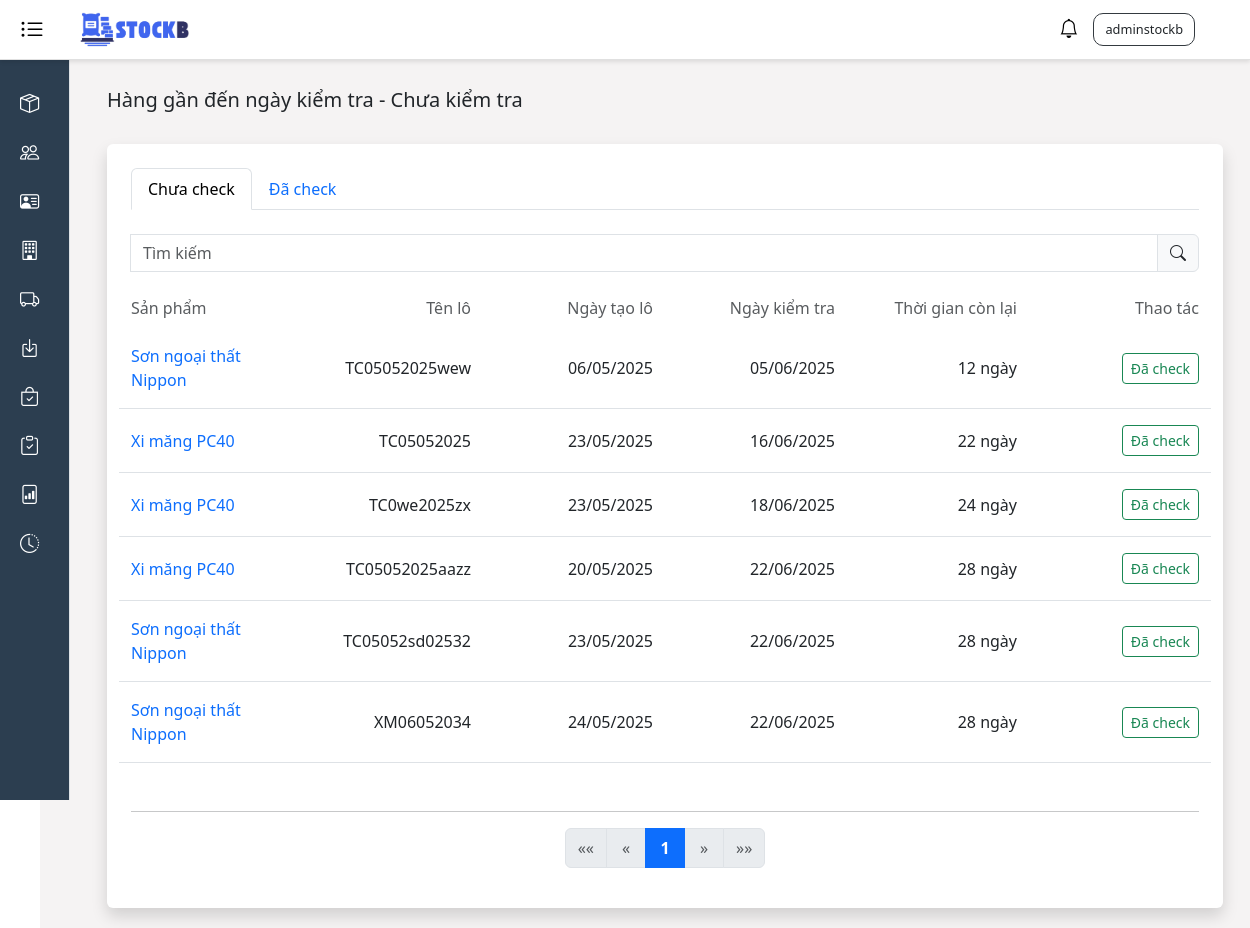
The page /check/near-expiry (signed in) on the database its author committed.
### stockb/models.py (models this page shows, shortened)
class ProductDetail(models.Model):
    STATUS_CHOICES = [
        ('ACTIVE', 'Kích hoạt'),
        ('UNACTIVE', 'Tắt kích hoạt'),
    ]
    product = models.ForeignKey(Product, on_delete=models.CASCADE, related_name='product_details')
    product_batch = models.CharField(max_length=100)
    initial_quantity = models.IntegerField()
    remaining_quantity = models.IntegerField()
    import_date = models.DateTimeField()
    status = models.CharField(
        max_length=20,
        choices=STATUS_CHOICES,
        default='ACTIVE'
    )
    expiry_date = models.DateTimeField(blank=True, null=True)
    created_at = models.DateTimeField(auto_now_add=True)
    updated_at = models.DateTimeField(auto_now=True)
    checked_at = models.DateTimeField(blank=True, null=True)
    class Meta:
        unique_together = ('product', 'product_batch')

class Product(models.Model):
    product_name = models.CharField(max_length=100)
    description = models.TextField(blank=True)
    purchase_price = models.DecimalField(max_digits=10, decimal_places=0)
    selling_price = models.DecimalField(max_digits=10, decimal_places=0)
    minimum_stock = models.IntegerField(default=0)
    inspection_time = models.IntegerField(default=0)
    category = models.ForeignKey(ProductCategory, on_delete=models.CASCADE)
    unit = models.ForeignKey(Unit, on_delete=models.CASCADE)
    supplier = models.ForeignKey(Supplier, on_delete=models.CASCADE)
    created_at = models.DateTimeField(auto_now_add=True)
    updated_at = models.DateTimeField(auto_now=True)

### stockb/views/check_views.py (the view, shortened to what this page needs)
# urls.py: path('check/near-expiry', check_views.near_expiry_list_view, name='near_expiry_list'),
@login_required
def near_expiry_list_view(request):
    today = timezone.now()
    end_date = today + timedelta(days=30)
    search_query = request.GET.get('q', '')
    status = request.GET.get('status', 'unchecked')
    if status == 'checked':
        near_expiry_products = ProductDetail.objects.filter(
            status="ACTIVE",
            checked_at__isnull=False
        ).select_related('product__category', 'product__unit').order_by('expiry_date')
    else:
        near_expiry_products = ProductDetail.objects.filter(
            expiry_date__lte=end_date,
            status="ACTIVE",
            checked_at__isnull=True
        ).select_related('product__category', 'product__unit').order_by('expiry_date')
    if search_query:
        near_expiry_products = near_expiry_products.filter(product__product_name__icontains=search_query)
    products_with_days_left = []
    for detail in near_expiry_products:
        days_left = (detail.expiry_date - today).days
        products_with_days_left.append({
            'detail': detail,
            'days_left': max(0, days_left),
        })
    paginator = Paginator(products_with_days_left, 10)
    page_number = request.GET.get('page')
    page_obj = paginator.get_page(page_number)
    title = "Hàng gần đến ngày kiểm tra - Đã kiểm tra" if status == 'checked' else "Hàng gần đến ngày kiểm tra - Chưa kiểm tra"
    context = {
        "title": title,
        "products_with_days_left": page_obj,
        "search_query": search_query,
        "status": status,
    }
    return render(request, 'check/near_expiry_list.html', context)

### stockb/context_processors.py (called while the page is built)
def notifications(request):
    return {
        'notifications': Notification.objects.all()[:50]
    }

### stockb/templates/check/near_expiry_list.html (shortened to what this page needs)
{% extends 'base.html' %}
{% load static %}
{% block extra_head %}
    <link rel="stylesheet" href="{% static 'css/share.css' %}">
{% endblock %}
{% block content %}
    <div class="d-flex justify-content-between align-items-center mb-4">
        <h5>{{ title }}</h5>
    </div>
    <div class="container bg-white p-4 rounded shadow">
        <ul class="nav nav-tabs mb-4">
            <li class="nav-item">
                <a class="nav-link {% if status != 'checked' %}active{% endif %}" href="?status=unchecked&q={{ search_query }}">Chưa check</a>
            </li>
            <li class="nav-item">
                <a class="nav-link {% if status == 'checked' %}active{% endif %}" href="?status=checked&q={{ search_query }}">Đã check</a>
            </li>
        </ul>
        <form method="get" class="input-group mb-4">
            <input type="text" name="q" class="form-control" placeholder="Tìm kiếm" value="{{ search_query }}">
            <button type="submit" class="input-group-text"><i class="bi bi-search"></i></button>
        </form>
        <div class="row mb-2 text-muted">
            <div class="col-2">Sản phẩm</div>
            <div class="col-2 text-end">Tên lô</div>
            <div class="col-2 text-end">Ngày tạo lô</div>
            <div class="col-2 text-end">Ngày kiểm tra</div>
            <div class="col-2 text-end">Thời gian còn lại</div>
            <div class="col-2 text-end">Thao tác</div>
        </div>
        {% for item in products_with_days_left %}
        <div class="row py-3 border-bottom align-items-center">
            <a href="/product/{{ item.detail.product.id }}" class="col-2">
                {{ item.detail.product.product_name }}
            </a>
            <div class="col-2 text-end">
                {{ item.detail.product_batch }}
            </div>
            <div class="col-2 text-end">
                <span>{{ item.detail.created_at|date:"d/m/Y" }}</span>
            </div>
            <div class="col-2 text-end">
                <span>{{ item.detail.expiry_date|date:"d/m/Y" }}</span>
            </div>
            <div class="col-2 text-end">
                <span>{{ item.days_left }} ngày</span>
            </div>
            <div class="col-2 text-end">
                {% if item.detail.checked_at %}
                    <span class="text-success">{{ item.detail.checked_at|date:"d/m/Y H:i" }}</span>
                {% else %}
                    <form method="post" style="display:inline;">
                        <button type="submit" class="btn btn-sm btn-outline-success">Đã check</button>
                    </form>
                {% endif %}
            </div>
        </div>
        {% empty %}
        <div class="row py-2">
            <div class="col-12 text-center text-muted">
                Không có sản phẩm nào {% if status == 'checked' %}đã kiểm tra{% else %}chưa kiểm tra{% endif %} gần đến ngày kiểm tra.
            </div>
        </div>
        {% endfor %}
        <div class="mt-5">
            {% include 'Pagination/pagination.html' with page_obj=products_with_days_left %}
        </div>
    </div>
{% endblock %}

### templates/base.html (shortened to what this page needs)
<!DOCTYPE html>
<html lang="vi">
{% load static %}
<head>
    <link href="https://cdn.jsdelivr.net/npm/bootstrap@5.3.3/dist/css/bootstrap.min.css" rel="stylesheet">
    <link rel="stylesheet" href="https://cdnjs.cloudflare.com/ajax/libs/bootstrap-icons/1.11.3/font/bootstrap-icons.min.css">
    <link rel="stylesheet" href="https://cdnjs.cloudflare.com/ajax/libs/toastr.js/latest/toastr.min.css">
    <link rel="stylesheet" href="{% static 'styles.css' %}">
    {% block extra_head %}
    {% endblock %}
</head>
<body>
    <div class="header">
        <div class="left-container">
            <button class="hamburger active" id="toggleSidebar" aria-label="Toggle sidebar">
                <i class="bi bi-list-ul"></i>
            </button>
            <img src="{% static 'images/stockb-logo.png' %}" alt="StockB Logo" />
        </div>
        <div class="d-flex align-items-center">
            {% if user.is_authenticated %}
                <div class="dropdown">
                    <button class="notification-btn" id="notificationDropdown" data-bs-toggle="dropdown" aria-expanded="false" aria-label="Thông báo">
                        <i class="bi bi-bell"></i>
                    </button>
                </div>
                <div class="dropdown name-user">
                    <button class="dropdown-toggle text-dark bg-transparent border-0" id="dropdownMenuButton1"
                        data-bs-toggle="dropdown" aria-expanded="false">
                        {{ user.username }}
                    </button>
                </div>
            {% else %}
                <div class="name-user">
                    <a class="bg-transparent text-dark border-0 text-decoration-none" href="{% url 'login' %}">Đăng nhập</a>
                </div>
            {% endif %}
        </div>
    </div>
    <div class="sidebar sidebar-collapsed active" id="sidebar">
        {% if request.user.is_authenticated %}
          {% for group in request.user.groups.all %}
            {% if group.name == 'QuanLy' or group.name == 'Kiem Toan' or group.name == 'Nhan Vien Quan Li Kho' %}
              <a href="javascript:void(0)" data-bs-toggle="collapse" data-bs-target="#sanphamSubmenu" aria-expanded="false" aria-controls="sanphamSubmenu">
                <i class="bi bi-box-seam"></i><span class="menu-text">Sản phẩm</span>
              </a>
            {% endif %}
          {% endfor %}
        {% endif %}
        {% if request.user.groups.all %}
          {% for group in request.user.groups.all %}
            {% if group.name == 'QuanLy' or group.name == 'Nhan Vien Quan Li Kho' %}
              <a href="/customers">
                <i class="bi bi-people"></i><span class="menu-text">Khách hàng</span>
              </a>
            {% endif %}
          {% endfor %}
        {% endif %}
        {% if request.user.groups.all %}
          {% for group in request.user.groups.all %}
            {% if group.name == 'QuanLy' or group.name == 'Nhan Vien Quan Li Kho' %}
              <a href="/supplier">
                <i class="bi bi-person-vcard"></i><span class="menu-text">Nhà cung cấp</span>
              </a>
            {% endif %}
          {% endfor %}
        {% endif %}
        {% if request.user.groups.all %}
          {% for group in request.user.groups.all %}
            {% if group.name == 'QuanLy' or group.name == 'Nhan Vien Quan Li Kho' %}
              <a href="/units">
                <i class="bi bi-building"></i><span class="menu-text">Đơn vị</span>
              </a>
            {% endif %}
          {% endfor %}
        {% endif %}
        {% if request.user.groups.all %}
          {% for group in request.user.groups.all %}
            {% if group.name == 'QuanLy' or group.name == 'Nhan Vien Quan Li Kho' %}
              <a href="/stock-out">
                <i class="bi bi-truck"></i><span class="menu-text">Xuất kho</span>
              </a>
            {% endif %}
          {% endfor %}
        {% endif %}
        {% if request.user.groups.all %}
          {% for group in request.user.groups.all %}
            {% if group.name == 'QuanLy' or group.name == 'Nhan Vien Quan Li Kho' %}
              <a href="/stock-in">
                <i class="bi bi-box-arrow-in-down"></i><span class="menu-text">Nhập kho</span>
              </a>
            {% endif %}
          {% endfor %}
        {% endif %}
        {% if request.user.groups.all %}
          {% for group in request.user.groups.all %}
            {% if group.name == 'QuanLy' or group.name == 'Kiem Toan' or group.name == 'Nhan Vien Quan Li Kho' %}
              <a href="javascript:void(0)" data-bs-toggle="collapse" data-bs-target="#kiemkeSubmenu" aria-expanded="false" aria-controls="kiemkeSubmenu">
                <i class="bi bi-bag-check"></i><span class="menu-text">Kiểm tra sản phẩm</span>
              </a>
            {% endif %}
          {% endfor %}
        {% endif %}
        {% if request.user.groups.all %}
          {% for group in request.user.groups.all %}
            {% if group.name == 'QuanLy' or group.name == 'Kiem Toan' %}
              <a href="/inventory-check">
                <i class="bi bi-clipboard-check"></i><span class="menu-text">Kiểm kê</span>
              </a>
            {% endif %}
          {% endfor %}
        {% endif %}
        {% if request.user.groups.all %}
          {% for group in request.user.groups.all %}
            {% if group.name == 'QuanLy' or group.name == 'Kiem Toan' %}
              <a href="/report">
                <i class="bi bi-file-bar-graph"></i><span class="menu-text">Báo cáo</span>
              </a>
            {% endif %}
          {% endfor %}
        {% endif %}
        {% if request.user.groups.all %}
          {% for group in request.user.groups.all %}
            {% if group.name == 'QuanLy' %}
              <a href="/activity-log">
                <i class="bi bi-clock-history"></i><span class="menu-text">Lịch sử hoạt động</span>
              </a>
            {% endif %}
          {% endfor %}
        {% endif %}
    </div>
    <div class="main-content expanded">
        <div class="container mt-5">
            {% block content %}{% endblock %}
        </div>
    </div>
</body>
</html>

### static/styles.css (style rules this page uses)
body { overflow-x: hidden; }
.header { height: 60px; width: 100%; background-color: #ffffff; border-bottom: 1px solid #e0e0e0; padding: 10px 20px; display: flex; align-items: center; justify-content: space-between; box-shadow: 0 2px 4px rgba(0, 0, 0, 0.1); position: fixed; top: 0; left: 0; z-index: 1000; }
.header .left-container { display: flex; align-items: center; }
.header .name-user { border: #343a40 solid 1px; padding: 5px; border-radius: 10px; font-size: 80%; margin-right: 35px; font-weight: 600; }
.header img { width: 120px; height: 40px; object-fit: cover; margin-left: 30px; }
.notification-btn { position: relative; margin-right: 15px; background: none; border: none; padding: 0; }
.notification-btn .bi-bell { font-size: 1.2rem; }
.name-user .dropdown-toggle::after { display: none; }
.sidebar { width: 250px; background-color: #2c3e50; color: #ffffff; height: calc(100vh - 60px); position: fixed; top: 60px; left: 0; padding-top: 20px; overflow-y: auto; border-right: 1px solid #dee2e6; }
.sidebar.sidebar-collapsed { width: 70px; }
.sidebar a { color: #ffffff; text-decoration: none; display: flex; align-items: center; padding: 10px 20px; font-weight: 500; }
.sidebar.sidebar-collapsed a { justify-content: center; }
.sidebar i { margin-right: 10px; font-size: 1.2rem; min-width: 20px; text-align: center; }
.main-content { margin-left: 250px; margin-top: 20px; padding: 20px; background: #F5F3F3; min-height: 100vh ; width: calc(100% - 250px); transition: margin-left 0.0s; }
.main-content.expanded { margin-left: 5vh; width: 100%; }
.hamburger { font-size: 1.5rem; background: none; border: none; cursor: pointer; padding: var(--spacing-sm); border-radius: var(--border-radius); }
.hamburger i { line-height: 1; color: #DC3545; }
.hamburger.active i { color: #000000; }

### static/css/share.css (style rules this page uses)
a { text-decoration: none; }

### rows shown on the page
ProductDetail: detail.product.product_name "Sơn ngoại thất Nippon", detail.product_batch "TC05052025wew", detail.created_at "06/05/2025", detail.expiry_date "05/06/2025", days_left "12"
ProductDetail: detail.product.product_name "Xi măng PC40", detail.product_batch "TC05052025", detail.created_at "23/05/2025", detail.expiry_date "16/06/2025", days_left "22"
ProductDetail: detail.product.product_name "Xi măng PC40", detail.product_batch "TC0we2025zx", detail.created_at "23/05/2025", detail.expiry_date "18/06/2025", days_left "24"
ProductDetail: detail.product.product_name "Xi măng PC40", detail.product_batch "TC05052025aazz", detail.created_at "20/05/2025", detail.expiry_date "22/06/2025", days_left "28"
ProductDetail: detail.product.product_name "Sơn ngoại thất Nippon", detail.product_batch "TC05052sd02532", detail.created_at "23/05/2025", detail.expiry_date "22/06/2025", days_left "28"
ProductDetail: detail.product.product_name "Sơn ngoại thất Nippon", detail.product_batch "XM06052034", detail.created_at "24/05/2025", detail.expiry_date "22/06/2025", days_left "28"

### other values the page prints
{{ user.username }} "adminstockb"
{{ title }} "Hàng gần đến ngày kiểm tra - Chưa kiểm tra"
{{ i }} "1"
